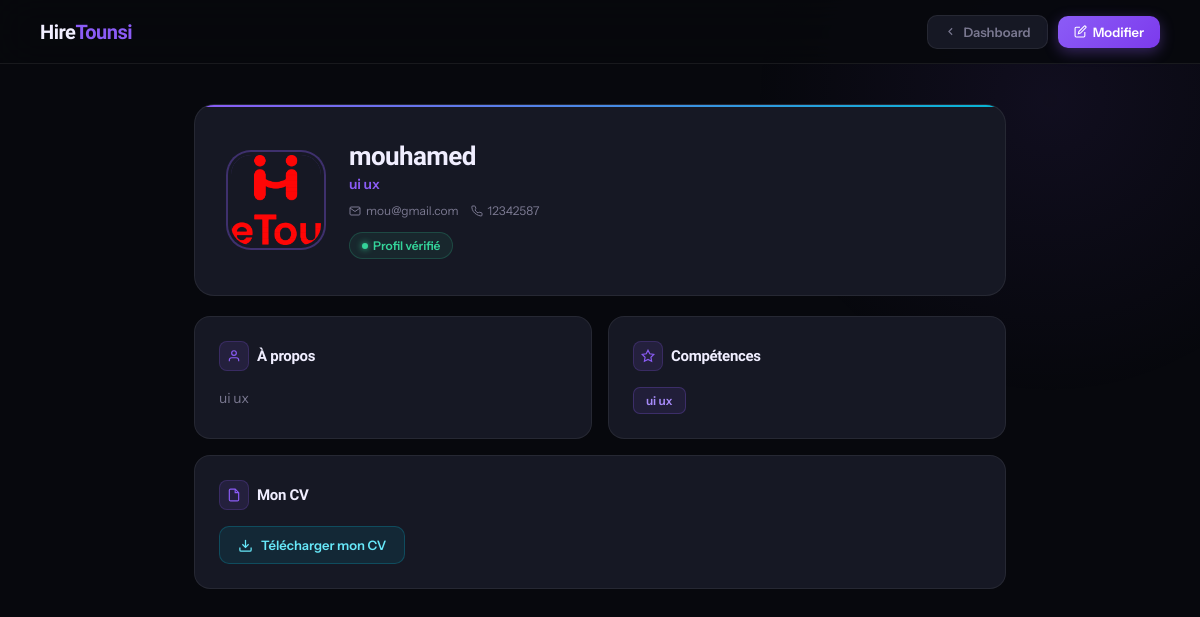
/profile.php (signed in), run on the app's committed database.
### tables this page shows
CREATE TABLE `users` (
  `id` int(11) NOT NULL,
  `name` varchar(100) NOT NULL,
  `email` varchar(150) NOT NULL,
  `password` varchar(255) NOT NULL,
  `created_at` timestamp NOT NULL DEFAULT current_timestamp(),
  `phone` varchar(20) DEFAULT NULL,
  `bio` text DEFAULT NULL,
  `skills` text DEFAULT NULL,
  `cv_path` varchar(255) DEFAULT NULL,
  `avatar_path` varchar(255) DEFAULT NULL,
  `job_title` varchar(100) DEFAULT NULL,
  `role` enum('candidat','recruteur','both','admin') DEFAULT 'candidat',
  `is_recruiter` tinyint(1) DEFAULT 0,
  `profile_photo` varchar(255) DEFAULT NULL,
  `cv` varchar(255) DEFAULT NULL
);

### profile.php (the view, shortened to what this page needs)
<?php
include "config.php";
$userId = $_SESSION["user_id"];
$stmt = $pdo->prepare("SELECT * FROM users WHERE id = ?");
$stmt->execute([$userId]);
$user = $stmt->fetch();
?>
<!DOCTYPE html>
<html lang="fr">
<head>
</head>
<body>
<nav>
  <a href="index.html" class="nav-logo">Hire<span>Tounsi</span></a>
  <div class="nav-right">
    <a href="dashboard.php" class="nav-btn">
      <svg width="13" height="13" viewBox="0 0 24 24" fill="none" stroke="currentColor" stroke-width="2"><path d="m15 18-6-6 6-6"/></svg>
      Dashboard
    </a>
    <a href="edit_profile.php" class="nav-btn primary">
      <svg width="13" height="13" viewBox="0 0 24 24" fill="none" stroke="currentColor" stroke-width="2"><path d="M11 4H4a2 2 0 0 0-2 2v14a2 2 0 0 0 2 2h14a2 2 0 0 0 2-2v-7"/><path d="M18.5 2.5a2.121 2.121 0 0 1 3 3L12 15l-4 1 1-4 9.5-9.5z"/></svg>
      Modifier
    </a>
  </div>
</nav>
<main>
  <div class="profile-hero">
    <div>
      <?php if (!empty($user["profile_photo"])): ?>
        <img class="avatar" src="uploads/<?= htmlspecialchars($user["profile_photo"]) ?>" alt="Photo">
      <?php else: ?>
        <div class="avatar-init"><?= strtoupper(substr($user["name"], 0, 1)) ?></div>
      <?php endif; ?>
    </div>
    <div class="profile-info">
      <div class="profile-name"><?= htmlspecialchars($user["name"]) ?></div>
      <?php if (!empty($user["job_title"])): ?>
        <div class="profile-job"><?= htmlspecialchars($user["job_title"]) ?></div>
      <?php endif; ?>
      <div class="profile-meta">
        <span class="meta-chip">
          <svg width="12" height="12" viewBox="0 0 24 24" fill="none" stroke="currentColor" stroke-width="2"><path d="M4 4h16c1.1 0 2 .9 2 2v12c0 1.1-.9 2-2 2H4c-1.1 0-2-.9-2-2V6c0-1.1.9-2 2-2z"/><polyline points="22,6 12,13 2,6"/></svg>
          <?= htmlspecialchars($user["email"]) ?>
        </span>
        <?php if (!empty($user["phone"])): ?>
        <span class="meta-chip">
          <?= htmlspecialchars($user["phone"]) ?>
        </span>
        <?php endif; ?>
      </div>
      <div class="verified-badge"><span class="v-dot"></span> Profil vérifié</div>
    </div>
  </div>
  <div class="two-col">
    <div class="card">
      <div class="card-title">
        <div class="card-icon"><svg width="14" height="14" viewBox="0 0 24 24" fill="none" stroke="currentColor" stroke-width="2"><path d="M20 21v-2a4 4 0 0 0-4-4H8a4 4 0 0 0-4 4v2"/><circle cx="12" cy="7" r="4"/></svg></div>
        À propos
      </div>
      <?php if (!empty($user["bio"])): ?>
        <p style="font-size:14px;color:var(--muted);line-height:1.7"><?= nl2br(htmlspecialchars($user["bio"])) ?></p>
      <?php else: ?>
        <div class="no-data">Aucune bio renseignée</div>
      <?php endif; ?>
    </div>
    <div class="card">
      <div class="card-title">
        <div class="card-icon"><svg width="14" height="14" viewBox="0 0 24 24" fill="none" stroke="currentColor" stroke-width="2"><path d="M12 2l3.09 6.26L22 9.27l-5 4.87 1.18 6.88L12 17.77l-6.18 3.25L7 14.14 2 9.27l6.91-1.01L12 2z"/></svg></div>
        Compétences
      </div>
      <?php if (!empty($user["skills"])): ?>
        <div class="skills-wrap">
          <?php foreach(array_filter(array_map('trim', explode(',', $user["skills"]))) as $sk): ?>
            <span class="skill-tag"><?= htmlspecialchars($sk) ?></span>
          <?php endforeach; ?>
        </div>
      <?php else: ?>
        <div class="no-data">Aucune compétence renseignée</div>
      <?php endif; ?>
    </div>
  </div>
  <div class="card">
    <div class="card-title">
      <div class="card-icon"><svg width="14" height="14" viewBox="0 0 24 24" fill="none" stroke="currentColor" stroke-width="2"><path d="M14 2H6a2 2 0 0 0-2 2v16a2 2 0 0 0 2 2h12a2 2 0 0 0 2-2V8z"/><polyline points="14 2 14 8 20 8"/></svg></div>
      Mon CV
    </div>
    <?php if (!empty($user["cv"])): ?>
      <a class="cv-download" href="uploads/<?= htmlspecialchars($user["cv"]) ?>" download>
        <svg width="15" height="15" viewBox="0 0 24 24" fill="none" stroke="currentColor" stroke-width="2"><path d="M21 15v4a2 2 0 0 1-2 2H5a2 2 0 0 1-2-2v-4"/><polyline points="7 10 12 15 17 10"/><line x1="12" y1="15" x2="12" y2="3"/></svg>
        Télécharger mon CV
      </a>
    <?php else: ?>
      <div class="no-data">Aucun CV uploadé — <a href="edit_profile.php" style="color:var(--accent)">Ajouter un CV</a></div>
    <?php endif; ?>
  </div>
</main>
</body>
</html>

### profile.php (style rules this page uses)
*, *::before, *::after { margin:0; padding:0; box-sizing:border-box; }
:root { --bg:#07080d; --s:#0e1018; --s2:#161824; --border:rgba(255,255,255,.07); --accent:#8b5cf6; --a2:#06b6d4; --text:#f0eeff; --muted:#7a7890; --muted2:#4a4860; --green:#34d399; --r:16px; }
body { font-family:'Instrument Sans',sans-serif; background:var(--bg); color:var(--text); min-height:100vh; }
body::before { content:''; position:fixed; top:-200px; right:-150px; width:600px; height:600px; border-radius:50%; background:radial-gradient(circle,rgba(139,92,246,.08) 0%,transparent 70%); pointer-events:none; z-index:0; }
nav { position:sticky; top:0; z-index:100; display:flex; align-items:center; justify-content:space-between; padding:0 40px; height:64px; border-bottom:1px solid var(--border); background:rgba(7,8,13,.88); backdrop-filter:blur(20px); }
.nav-logo { font-family:'Cabinet Grotesk',sans-serif; font-weight:900; font-size:20px; letter-spacing:-.5px; color:var(--text); text-decoration:none; }
.nav-logo span { color:var(--accent); }
.nav-right { display:flex; gap:10px; align-items:center; }
.nav-btn { display:inline-flex; align-items:center; gap:6px; padding:8px 16px; border-radius:10px; font-family:'Instrument Sans',sans-serif; font-weight:600; font-size:13px; text-decoration:none; transition:.2s; border:1px solid var(--border); background:var(--s2); color:var(--muted); }
.nav-btn.primary { background:linear-gradient(135deg,var(--accent),#7c3aed); color:#fff; border:none; box-shadow:0 4px 14px rgba(139,92,246,.35); }
main { position:relative; z-index:1; max-width:860px; margin:0 auto; padding:40px 24px; }
.profile-hero { background:var(--s2); border:1px solid var(--border); border-radius:20px; padding:36px; margin-bottom:20px; display:flex; align-items:center; gap:28px; flex-wrap:wrap; position:relative; overflow:hidden; animation:up .45s ease both; }
.profile-hero::before { content:''; position:absolute; top:0; left:0; right:0; height:2px; background:linear-gradient(90deg,var(--accent),var(--a2)); }
.avatar { width:90px; height:90px; border-radius:20px; object-fit:cover; display:block; box-shadow:0 0 0 3px var(--s2),0 0 0 5px rgba(139,92,246,.35); }
.profile-info { flex:1; min-width:0; }
.profile-name { font-family:'Cabinet Grotesk',sans-serif; font-weight:900; font-size:26px; letter-spacing:-.6px; margin-bottom:4px; }
.profile-job { font-size:14px; color:var(--accent); font-weight:600; margin-bottom:10px; }
.profile-meta { display:flex; flex-wrap:wrap; gap:12px; margin-bottom:14px; }
.meta-chip { display:inline-flex; align-items:center; gap:5px; font-size:12px; color:var(--muted); }
.verified-badge { display:inline-flex; align-items:center; gap:5px; background:rgba(52,211,153,.08); border:1px solid rgba(52,211,153,.2); color:var(--green); padding:5px 12px; border-radius:20px; font-size:12px; font-weight:600; }
.v-dot { width:6px; height:6px; border-radius:50%; background:var(--green); box-shadow:0 0 6px var(--green); }
.card { background:var(--s2); border:1px solid var(--border); border-radius:var(--r); padding:24px; margin-bottom:16px; animation:up .45s ease both; }
.card:nth-child(1) { animation-delay:.07s }
.card:nth-child(2) { animation-delay:.12s }
.card:nth-child(3) { animation-delay:.17s }
.card-title { font-family:'Cabinet Grotesk',sans-serif; font-weight:800; font-size:15px; letter-spacing:-.3px; margin-bottom:16px; display:flex; align-items:center; gap:8px; }
.card-icon { width:30px; height:30px; border-radius:8px; background:rgba(139,92,246,.12); border:1px solid rgba(139,92,246,.2); display:flex; align-items:center; justify-content:center; color:var(--accent); flex-shrink:0; }
.skills-wrap { display:flex; flex-wrap:wrap; gap:7px; }
.skill-tag { background:rgba(139,92,246,.1); border:1px solid rgba(139,92,246,.25); color:#a78bfa; padding:5px 12px; border-radius:7px; font-size:12px; font-weight:600; }
.cv-download { display:inline-flex; align-items:center; gap:8px; background:rgba(6,182,212,.1); border:1px solid rgba(6,182,212,.25); color:#67e8f9; padding:10px 18px; border-radius:10px; font-size:13px; font-weight:600; text-decoration:none; transition:.2s; }
.two-col { display:grid; grid-template-columns:1fr 1fr; gap:16px; }

### data on the page
users: profile_photo (picture), name "mouhamed", job_title "ui ux", email "mou@gmail.com", phone "12342587", bio "ui ux", skills "ui ux"
